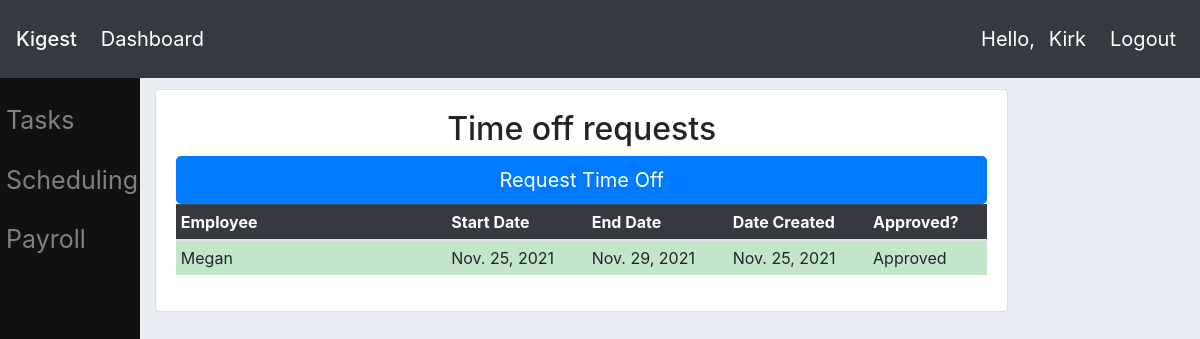
/schedule/timeoff/ (signed in), run on an earlier commit of the app's database.
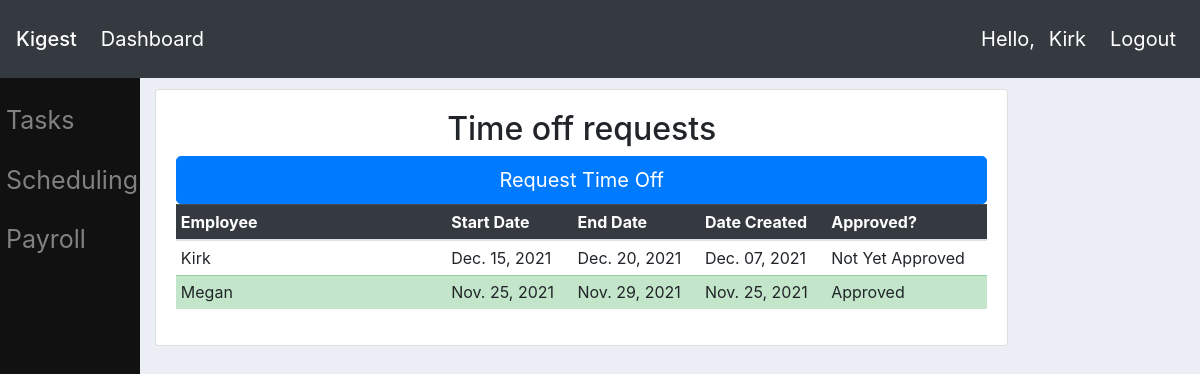
And on a later commit of the database.
### schedule/models.py (models this page shows, shortened)
class TimeOffRequest(models.Model):
    employee = models.ForeignKey(Employee, on_delete=models.CASCADE)
    title = models.CharField(max_length=100, blank=True)
    start_date = models.DateField()
    end_date = models.DateField()
    is_approved = models.BooleanField(default=False)
    date_created = models.DateField(auto_now_add=True)

### userprofile/models.py (models this page shows)
class Employee(models.Model):
    user = models.OneToOneField(User, on_delete=models.CASCADE)
    first_name = models.CharField(max_length=15, default='')
    last_name = models.CharField(max_length=20, default='')
    date_of_birth = models.DateField(null=True, blank=True)
    is_active = models.BooleanField(default=False)
    profile_picture = models.ImageField(default="default.png")
    street = models.CharField(max_length=200, null=True, blank=True, verbose_name='Street Address')
    city = models.CharField(max_length=75, null=True, blank=True, verbose_name='City')
    state = models.CharField(max_length=2, null=True, blank=True, verbose_name='State')
    phone = models.CharField(max_length=20, null=True, blank=True, verbose_name='Telephone Number')
    postal_code = models.CharField(max_length=5, null=True, blank=True, verbose_name='Postal Code')
    def __str__(self):
        return self.user.username.capitalize()

### schedule/views.py (the view)
# urls.py: path('timeoff/', views.timeoff, name='timeoff'),
def timeoff(request):
    if(manager_check(request.user)):
        timeoffrequests = TimeOffRequest.objects.order_by('-start_date')
        return render(request, 'schedule/viewtimeoff.html', {'timeoffrequests': timeoffrequests})
    else:
        current_employee = Employee.objects.get(user=request.user)
        timeoffrequests = current_employee.timeoffrequest_set.order_by('-start_date')
        return render(request, 'schedule/viewtimeoff.html', {'timeoffrequests': timeoffrequests})

### schedule/views.py (called while the page is built)
def manager_check(user):
    return user.groups.filter(name='managers')

### schedule/templates/schedule/viewtimeoff.html (shortened to what this page needs)
{% extends "website/main.html" %}
{% block content %}
<div class="col-md-10 mt-4">
    <div class="card card-body "><h2 class="text-center">Time off requests</h2>
        <a class="btn btn-primary btn-lg btn-block" href="{% url 'schedule:newtimeoff' %}" role="button">Request Time Off</a>
        {% if timeoffrequests is None %}
        <h1 class="display-3">No requests yet!</h1>
        {% else %}
        <table class="table table-sm table-hover">
            <thead class="table-dark">
                <tr>
                    <th class="col-sm-4">Employee</th>
                    <th>Start Date</th>
                    <th>End Date</th>
                    <th>Date Created</th>
                    <th>Approved?</th>
                </tr>
            </thead>
            <tbody>
                {% for timeoffrequest in timeoffrequests %}
                {% if timeoffrequest.is_approved %}<tr class="table-success">
                {% else %} <tr>
                {% endif %}
                <td><a class="text-reset text-decoration-none" href='{% url "schedule:approvetimeoff" timeoffrequest.id %}'>{{ timeoffrequest.employee }}</a></td>
                <td>{{ timeoffrequest.start_date|date:"M. d, Y" }}</td>
                <td>{{ timeoffrequest.end_date|date:"M. d, Y" }}</td>
                <td>{{ timeoffrequest.date_created|date:"M. d, Y" }}</td>
                {% if timeoffrequest.is_approved %}
                <td>Approved</td>
                {% else %}
                <td>Not Yet Approved</td>
                {% endif %}
            </tr>
            {% endfor %}
        </tbody>
    </table>
        {% endif %}
        </div>
    </div>
{% endblock %}

What changed in the data, as far as the page shows it:
added TimeOffRequest: employee "Kirk", start_date "Dec. 15, 2021", end_date "Dec. 20, 2021", date_created "Dec. 07, 2021", is_approved "Not Yet Approved"
